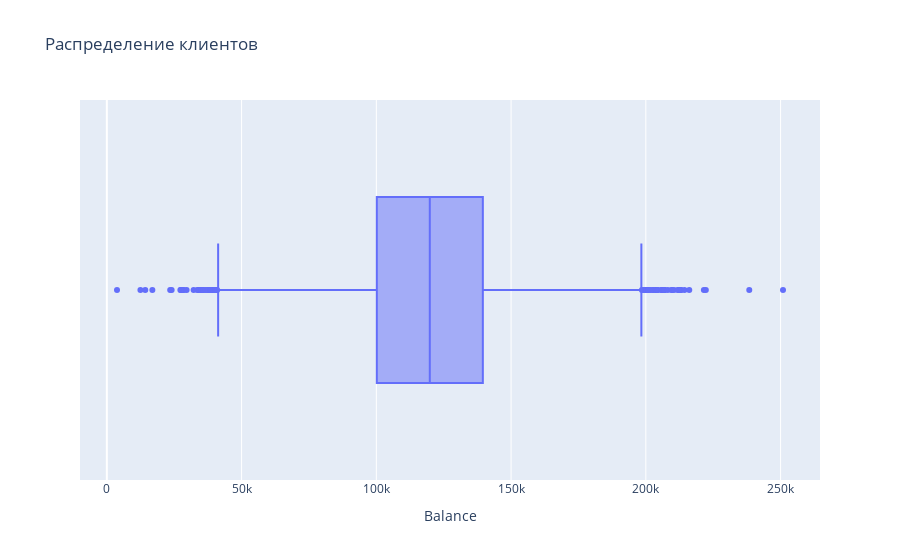

The notebook cell this image was saved under:
### Markdown cell above
### <center> ЗАДАНИЕ 9.2. Постройте график, показывающий распределение баланса пользователей, у которых на счету больше 2 500 долларов. Опишите распределение и сделайте выводы.

### Code cell
box_data_2=churn_data1[churn_data1["Balance"] > 2500]
fig=px.box(data_frame=box_data_2,
           x='Balance',
           title="Распределение клиентов")

fig.show()

### Figure 1 — Plotly figure (JSON) as saved in the notebook; plotly's stock layout.template omitted (floating-point values rounded to 4 significant figures; data arrays with more than 128 entries replaced by an {"elided": "..."} marker saying what was removed)
{"data": [{"alignmentgroup": "True", "hovertemplate": "Balance=%{x}<extra></extra>", "legendgroup": "", "marker": {"color": "#636efa"}, "name": "", "notched": false, "offsetgroup": "", "orientation": "h", "showlegend": false, "type": "box", "x": {"elided": "6383 float values"}, "x0": " ", "xaxis": "x", "y0": " ", "yaxis": "y"}], "layout": {"boxmode": "group", "legend": {"tracegroupgap": 0}, "title": {"text": "Распределение клиентов"}, "xaxis": {"anchor": "y", "domain": [0, 1], "title": {"text": "Balance"}}, "yaxis": {"anchor": "x", "domain": [0, 1]}}}
